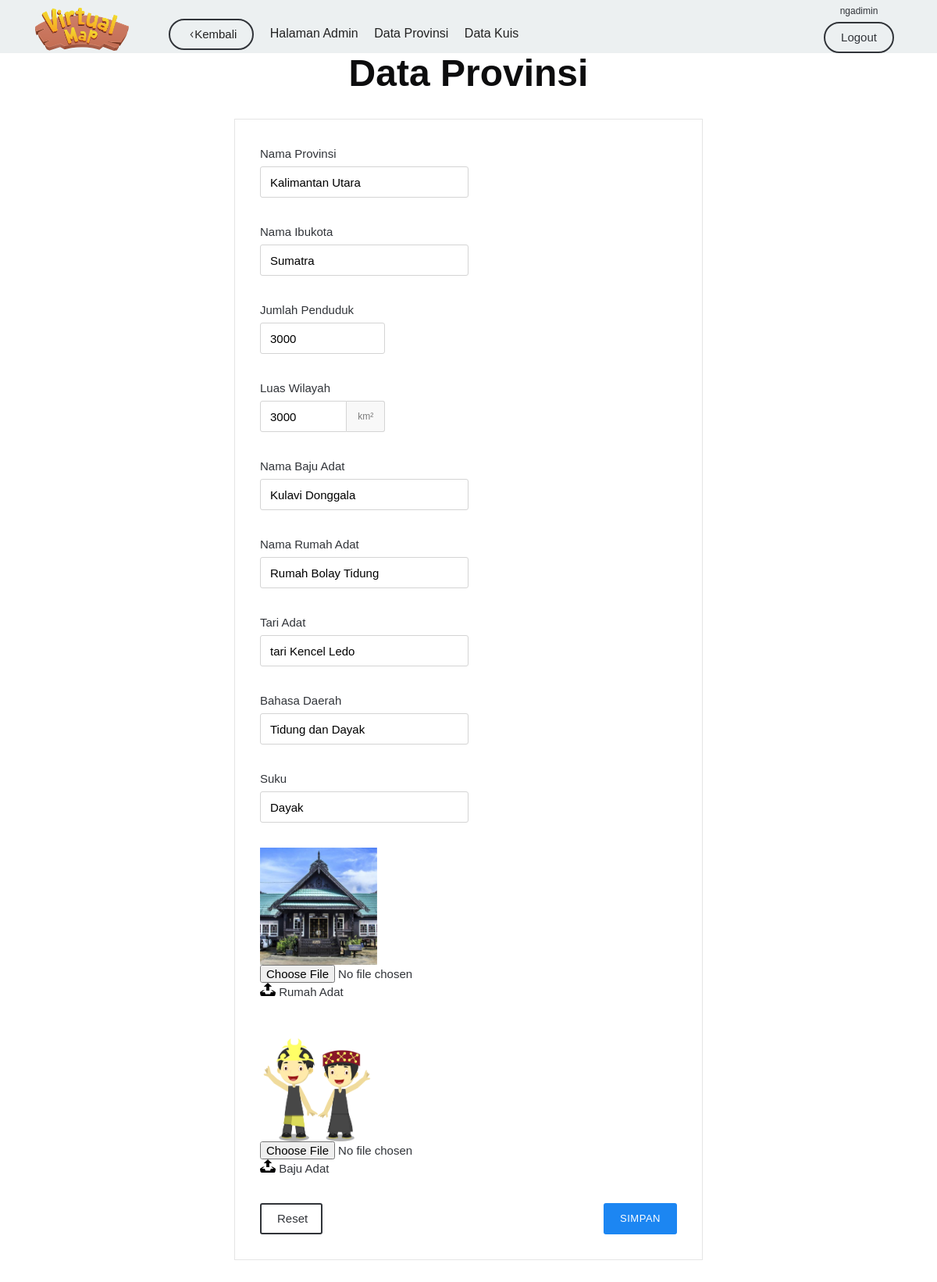
/edit_prov.php?r=1 (signed in), run on the app's committed database.
### tables this page shows
CREATE TABLE `provinsi` (
  `id_prov` int(11) NOT NULL,
  `nama_prov` varchar(30) NOT NULL,
  `ibukota` varchar(30) NOT NULL,
  `jml_penduduk` int(11) NOT NULL,
  `luas_wilayah` int(11) NOT NULL,
  `rumah_adat` varchar(30) NOT NULL,
  `tari_adat` varchar(30) NOT NULL,
  `bhs_daerah` varchar(30) NOT NULL,
  `suku` varchar(30) NOT NULL,
  `gbr_baju_adat` varchar(100) NOT NULL,
  `gbr_rumah_adat` varchar(100) NOT NULL,
  `coords` text NOT NULL,
  `nama_baju_adat` varchar(40) NOT NULL,
  `wilwak` enum('WIB','WITA','WIT') NOT NULL
);

### edit_prov.php (the view, shortened to what this page needs)
<?php
include "koneksi.php";
$id= $_GET['r'];
                $sql = "select * from provinsi where id_prov='$id'";
                $hasil = mysqli_query ($koneksi,$sql) or die ("Gagal Akses");
                ?>
                <table>
                <?php
                $row = mysqli_fetch_assoc($hasil);
?>
<!DOCTYPE html>
<html>
<head>
    <link rel="stylesheet" href="css/kube.css">
</head>
<body>
<?php
    include "kepala.php";
?>
    <div id="main">
        <div class="row align-center">
            <div class="col-6">
                <div class="head text-center">
                    <h1>Data Provinsi</h1>
                </div>
                <form class="form" action="update_prov.php" method="POST" name="form-kirim" enctype="multipart/form-data">
                    <fieldset>
                        <div class="form-item">
                            <label for="nama_prov">Nama Provinsi</label>
                            <input type="text" name="nama_prov" class="w50" id="nama_prov" value="<?php echo $row['nama_prov']?>">
                        </div>
                        <div class="form-item">
                            <label for="ibukota">Nama Ibukota</label>
                            <input type="text" name="ibukota" class="w50" id="ibukota" value="<?php echo $row['ibukota']?>">
                        </div>
                        <div class="form-item">
                            <label for="jml_penduduk">Jumlah Penduduk</label>
                            <input type="number" name="jml_penduduk" class="w30" id="jml_penduduk" value="<?php echo $row['jml_penduduk']?>">
                        </div>
                        <div class="form-item">
                            <label for="luas_wilayah">Luas Wilayah</label>
                            <div class="append w30">
                                <input type="number" name="luas_wilayah" id="luas_wilayah" value="<?php echo $row['luas_wilayah']?>"><span>km²</span>
                            </div>
                        </div>
                        <div class="form-item">
                            <label for="rumah_adat">Nama Baju Adat</label>
                            <input type="text" name="baju_adat" class="w50" id="baju_adat" value="<?php echo $row['nama_baju_adat']?>">
                        </div>
                        <div class="form-item">
                            <label for="rumah_adat">Nama Rumah Adat</label>
                            <input type="text" name="rumah_adat" class="w50" id="rumah_adat" value="<?php echo $row['rumah_adat']?>">
                        </div>
                        <div class="form-item">
                            <label for="tari_adat">Tari Adat</label>
                            <input type="text" name="tari_adat" class="w50" id="tari_adat" value="<?php echo $row['tari_adat']?>">
                        </div>
                        <div class="form-item">
                            <label for="bhs_daerah">Bahasa Daerah</label>
                            <input type="text" name="bhs_daerah" class="w50" id="bhs_daerah" value="<?php echo $row['bhs_daerah']?>">
                        </div>
                        <div class="form-item">
                            <label for="suku">Suku</label>
                            <input type="text" name="suku" class="w50" id="suku" value="<?php echo $row['suku']?>">
                        </div>
                        <div class="form-item">
                            <div>
                                <img src="img/rumah/<?php echo $row['gbr_rumah_adat']?>" width="150px" >
                            </div>
                            <input type="file" name="gbr_rumah_adat" class="w50 inputfile1" id="gbr_rumah_adat" onchange="ValidasiInputFile(this,'message-gbr_rumah_adat')" >
                            <label for="gbr_baju_adat"> Rumah Adat</label>
                        </div>
                       <div class="form-item">
                            <div>
                                <img src="img/baju/<?php echo $row['gbr_baju_adat']?>" width="150px" >
                            </div>
                            <input type="file" name="gbr_baju_adat" class="w50 " id="gbr_baju_adat" onchange="ValidasiInputFile(this,'message-gbr_baju_adat')">
                            <label for="gbr_baju_adat"> Baju Adat</label>
                        </div>
                        <div class="row between">
                            <button type="reset" class="button secondary outline w15">Reset</button>
                            <button type="submit" class="button upper" id="kirim">Simpan</button>
                        </div>
                    </fieldset>
                </form>
            </div>
        </div>
    </div>
</body>
</html>

### css/kube.css (style rules this page uses)
html { box-sizing: border-box; }
*, *:before, *:after { box-sizing: inherit; }
* { margin: 0; padding: 0; outline: 0; -webkit-overflow-scrolling: touch; }
img, video, audio { max-width: 100%; }
img, video { height: auto; }
svg { max-height: 100%; }
html, body { font-size: 16px; line-height: 24px; }
body { font-family: Arial, "Helvetica Neue", Helvetica, sans-serif; color: #313439; background-color: transparent; }
h1.title, h1, h2, h3, h4, h5, h6 { font-family: Arial, "Helvetica Neue", Helvetica, sans-serif; font-weight: bold; color: #0d0d0e; text-rendering: optimizeLegibility; margin-bottom: 16px; }
h1, .h1 { font-size: 48px; line-height: 52px; }
p, blockquote, hr, pre, ol, ul, dl, table, fieldset, figure, address, form { margin-bottom: 16px; }
.text-center { text-align: center; }
.upper { text-transform: uppercase; }
.row { display: flex; flex-direction: row; flex-wrap: wrap; }
.row.between { justify-content: space-between; }
.col-6 { width: 50%; }
table { border-collapse: collapse; border-spacing: 0; max-width: 100%; width: 100%; empty-cells: show; font-size: 15px; line-height: 24px; }
fieldset { font-family: inherit; border: 1px solid rgba(0, 0, 0, 0.1); padding: 2rem; margin-bottom: 2rem; margin-top: 2rem; }
input, textarea, select { display: block; width: 100%; font-family: inherit; font-size: 15px; height: 40px; outline: none; vertical-align: middle; background-color: #fff; border: 1px solid #d4d4d4; border-radius: 3px; box-shadow: none; padding: 0 12px; }
input[type="file"] { width: auto; border: none; padding: 0; height: auto; background: none; box-shadow: none; display: inline-block; }
label { display: block; color: #313439; margin-bottom: 4px; font-size: 15px; }
form, .form-item { margin-bottom: 2rem; }
.append, .prepend { display: flex; }
.append input, .prepend input { flex: 1; }
.append .button, .append span, .prepend .button, .prepend span { flex-shrink: 0; }
.append span, .prepend span { display: flex; flex-direction: column; justify-content: center; font-weight: normal; border: 1px solid #d4d4d4; background-color: #f8f8f8; padding: 0 .875rem; color: rgba(0, 0, 0, 0.5); font-size: 12px; white-space: nowrap; }
.append input { border-radius: 3px 0 0 3px; }
.append span { border-left: none; border-radius: 0 3px 3px 0; }
button, .button { font-family: Arial, "Helvetica Neue", Helvetica, sans-serif; font-size: 15px; color: #fff; background-color: #1c86f2; border-radius: 3px; min-height: 40px; padding: 8px 20px; font-weight: 500; text-decoration: none; cursor: pointer; display: inline-block; line-height: 20px; border: 1px solid transparent; vertical-align: middle; -webkit-appearance: none; }
.button.outline { background: none; border-width: 2px; border-color: #1c86f2; color: #1c86f2; }
.button.upper { text-transform: uppercase; letter-spacing: .04em; font-size: 13px; }
.button.secondary { color: #fff; background-color: #313439; }
.button.secondary.outline { background: none; color: #313439; border-color: #313439; }
.align-center { justify-content: center; }
.w15 { width: 15%; }
.w30 { width: 30%; }
.w50 { width: 50%; }

### css/medajar.css (style rules this page uses)
html { min-height: 100%; }
body { cursor: url(../img/arrow.png),auto; }
#info_lain h4,table { color: #f2f20d; }
table, th, td { padding: 0px 0px; }

### data on the page
provinsi: nama_prov "Kalimantan Utara", ibukota "Sumatra", jml_penduduk "3000", luas_wilayah "3000", baju_adat "Kulavi Donggala", rumah_adat "Rumah Bolay Tidung", tari_adat "tari Kencel Ledo", bhs_daerah "Tidung dan Dayak", suku "Dayak", gbr_rumah_adat (picture), gbr_baju_adat (picture)

### other printed values
$_SESSION["user"] "ngadimin"
